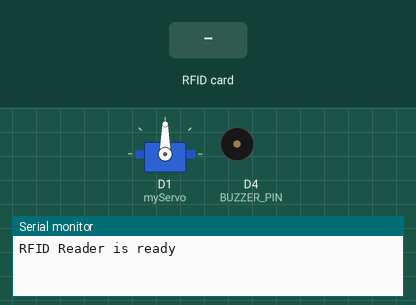
This sketch was run on a simulated ESP8266 (NodeMCU). Parts: servo, buzzer (waves = sounding), the last lines printed to the serial monitor. Wiring (inferred from the names in the program): IR receiver: data D8. Inputs (shaded band) come from the test bench.

Above: at 1.2 s.
1.3 s: RFID card 73 B0 23 2D held to the reader
At 2.7 s:
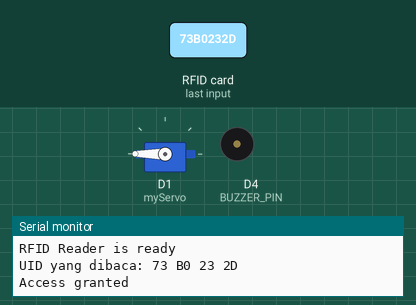
3.3 s: RFID card C5 2A 2F 00 held to the reader
At 3.7 s:
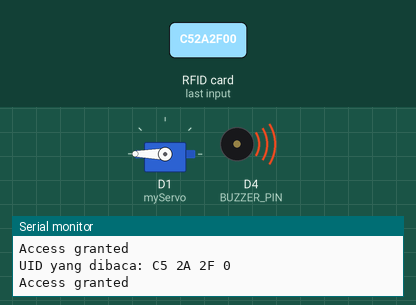
4.8 s: RFID card 5E 7A 19 C4 held to the reader
At 6.5 s:
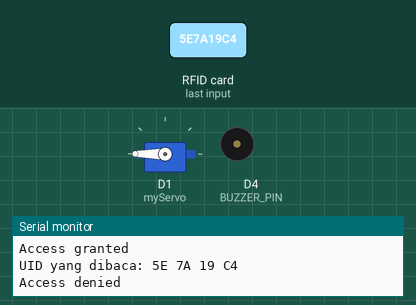
Timing chart, 0 to 8.0 s (numbered marks = the images above; inputs shaded):
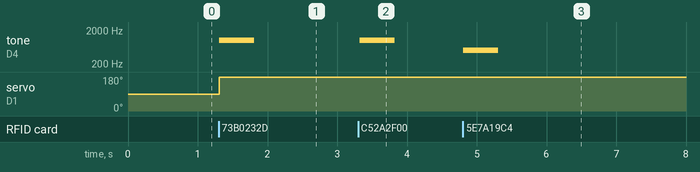

Measured:
- after the input at 1.3 s, tone on D4 (BUZZER_PIN): silent → 1000 Hz at once, → silent 0.50 s later; servo on D1 (myServo): 90° → 180° at once
- after the input at 3.3 s, tone on D4 (BUZZER_PIN): silent → 1000 Hz at once, → silent 0.50 s later
- after the input at 4.8 s, tone on D4 (BUZZER_PIN): silent → 500 Hz at once, → silent 0.50 s later

The sketch:

Palang_Pintu_NFC_Buzzer.ino
```cpp
#include <SPI.h>
#include <MFRC522.h>
#include <Servo.h>

#define SS_PIN D2
#define RST_PIN D3
#define BUZZER_PIN D4
#define IR_PIN D8

MFRC522 rfid(SS_PIN, RST_PIN);  // Instance of the class
Servo myServo;                  // Create a Servo object

// Ganti dengan UID dari kartu master dan keychain Anda
byte masterUID[] = {0x73, 0xB0, 0x23, 0x2D}; // UID master card
byte keychainUID[] = {0xC5, 0x2A, 0x2F, 0x00};

void setup() {
  Serial.begin(115200);  // Start serial communication
  SPI.begin();           // Init SPI bus0
  rfid.PCD_Init();      // Init MFRC522
  myServo.attach(D1);   // Attach servo to pin D4
  pinMode(BUZZER_PIN, OUTPUT);  // Set buzzer pin as output
  Serial.println("RFID Reader is ready");
}

void loop() {
  if (detectRFID()) {
    if (compareUID()) {
      Serial.println("Access granted");
      myServo.write(180);  // Put servo to position 90 degrees
      tone(BUZZER_PIN, 1000, 500);  // Produce a 1kHz tone for 500ms
    } else {
      Serial.println("Access denied");
      tone(BUZZER_PIN, 500, 500);  // Produce a 500Hz tone for 500ms
    }
  }
  // Add code for IR sensor
  if (digitalRead(IR_PIN) == LOW) {  // Assume IR_PIN is the pin connected to the IR sensor
    myServo.write(0);  // Close the servo
  }
}

bool detectRFID() {
    if (!rfid.PICC_IsNewCardPresent() || !rfid.PICC_ReadCardSerial()) {
        return false;
    }

    // Cetak UID yang dibaca
    Serial.print("UID yang dibaca: ");
    for (byte i = 0; i < rfid.uid.size; i++) {
        Serial.print(rfid.uid.uidByte[i], HEX);
        Serial.print(" ");
    }
    Serial.println();

    return true;
}

bool compareUID() {
  // Bandingkan UID yang terbaca dengan UID master dan keychain
  for (int i = 0; i < 4; i++) {
    if (rfid.uid.uidByte[i] != masterUID[i] && rfid.uid.uidByte[i] != keychainUID[i]) {
      return false;
    }
  }
  return true;
}
```
